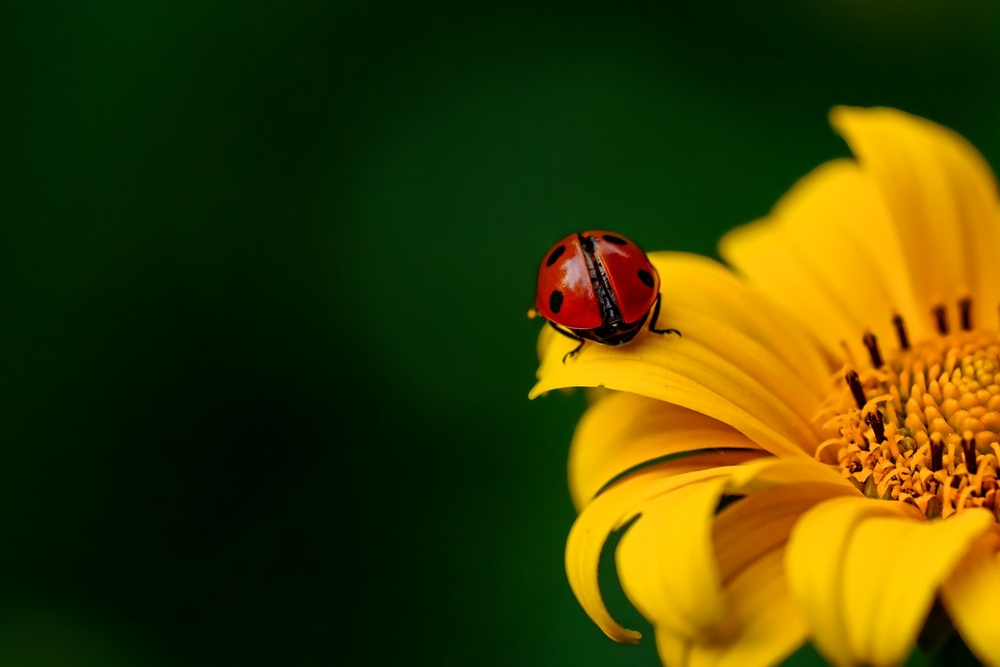
#> input picture image.jpg, 1000 x 667 px, shrunk from 1920 x 1280 before the run
$ jupyter execute 'Shifting image.ipynb'
#> lines starting #> are read from the running program, lines starting #| are printed output that depends on the picture
[cell 1]
import cv2
import numpy as np
pic = cv2.imread('image.jpg',0)
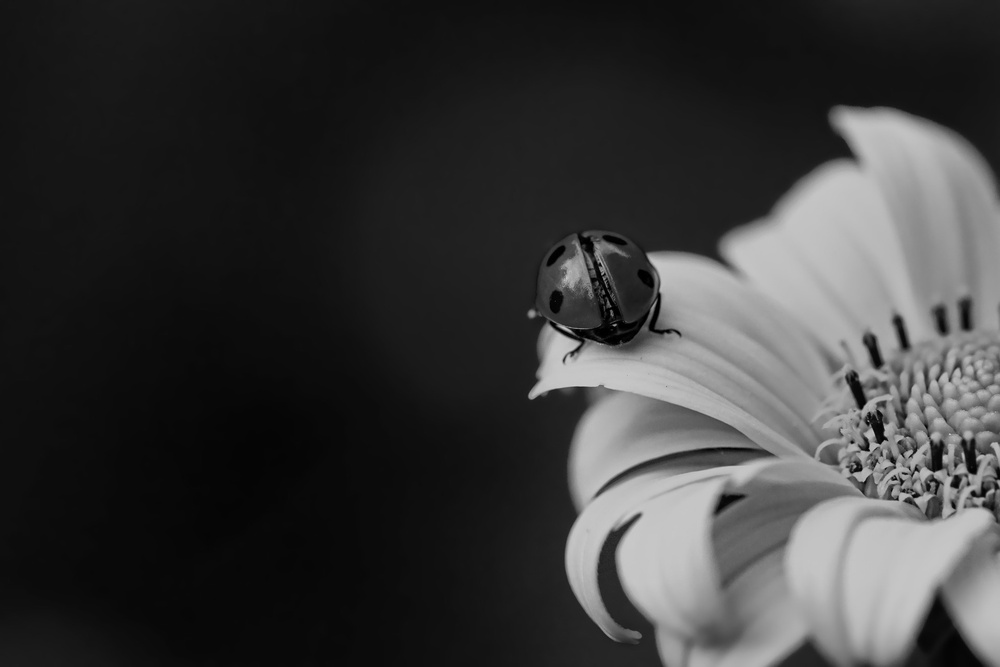
#> pic: shape (667, 1000); min 0, max 207, mean 57.1
cols=pic.shape[1]
#> cols = 1000
rows=pic.shape[0]
#> rows = 667
M=np.float32([[1,0,150],[0,1,70]])
shifted=cv2.warpAffine(pic,M,(cols,rows))
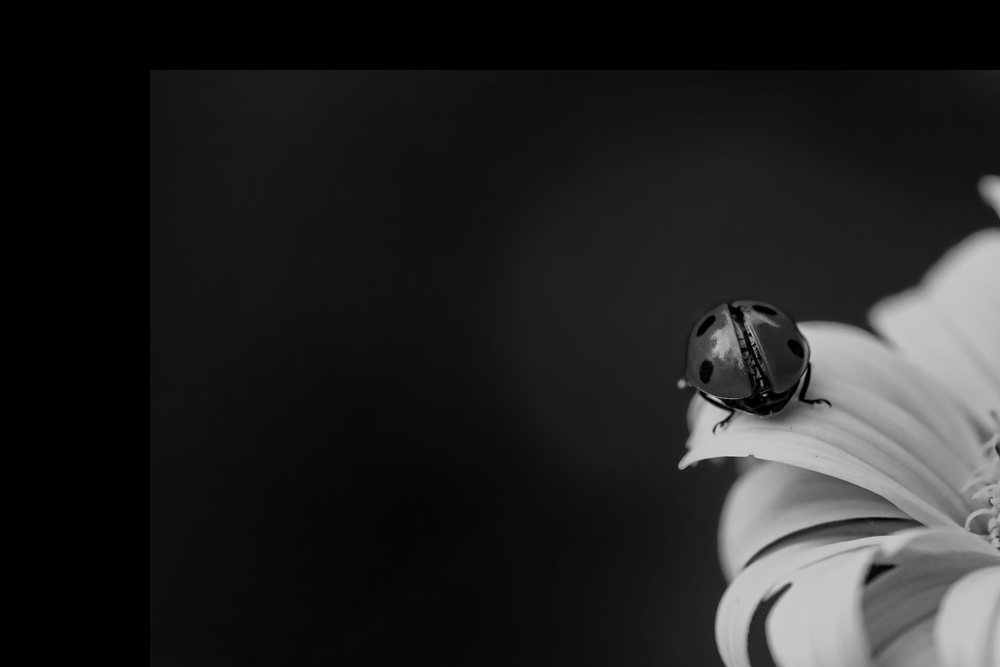
#> shifted: shape (667, 1000); min 0, max 207, mean 35.2
#img = cv2.imwrite('image.png',img)
cv2.imshow('shifted',shifted)
cv2.waitKey(0)
cv2.destroyAllWindows()
